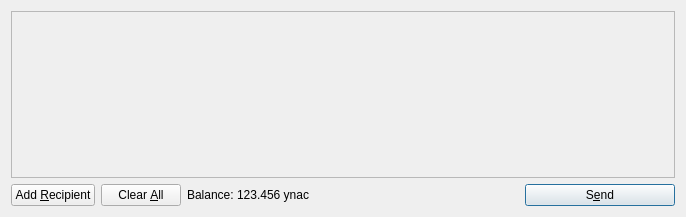
<?xml version="1.0" encoding="UTF-8"?>
<ui version="4.0">
 <class>SendCoinsDialog</class>
 <widget class="QDialog" name="SendCoinsDialog">
  <property name="geometry">
   <rect>
    <x>0</x>
    <y>0</y>
    <width>686</width>
    <height>217</height>
   </rect>
  </property>
  <property name="windowTitle">
   <string>Send Coins</string>
  </property>
  <layout class="QVBoxLayout" name="verticalLayout">
   <item>
    <widget class="QScrollArea" name="scrollArea">
     <property name="widgetResizable">
      <bool>true</bool>
     </property>
     <widget class="QWidget" name="scrollAreaWidgetContents">
      <property name="geometry">
       <rect>
        <x>0</x>
        <y>0</y>
        <width>666</width>
        <height>165</height>
       </rect>
      </property>
      <layout class="QVBoxLayout" name="verticalLayout_2">
       <property name="margin">
        <number>0</number>
       </property>
       <item>
        <layout class="QVBoxLayout" name="entries">
         <property name="spacing">
          <number>6</number>
         </property>
        </layout>
       </item>
       <item>
        <spacer name="verticalSpacer">
         <property name="orientation">
          <enum>Qt::Vertical</enum>
         </property>
         <property name="sizeHint" stdset="0">
          <size>
           <width>20</width>
           <height>40</height>
          </size>
         </property>
        </spacer>
       </item>
      </layout>
     </widget>
    </widget>
   </item>
   <item>
    <layout class="QHBoxLayout" name="horizontalLayout">
     <item>
      <widget class="QPushButton" name="addButton">
       <property name="toolTip">
        <string>Send to multiple recipients at once</string>
       </property>
       <property name="text">
        <string>Add &amp;Recipient</string>
       </property>
       <property name="icon">
        <iconset resource="../bitcoin.qrc">
         <normaloff>:/icons/add</normaloff>:/icons/add</iconset>
       </property>
       <property name="autoDefault">
        <bool>false</bool>
       </property>
      </widget>
     </item>
     <item>
      <widget class="QPushButton" name="clearButton">
       <property name="sizePolicy">
        <sizepolicy hsizetype="Minimum" vsizetype="Fixed">
         <horstretch>0</horstretch>
         <verstretch>0</verstretch>
        </sizepolicy>
       </property>
       <property name="toolTip">
        <string>Remove all transaction fields</string>
       </property>
       <property name="text">
        <string>Clear &amp;All</string>
       </property>
       <property name="icon">
        <iconset resource="../bitcoin.qrc">
         <normaloff>:/icons/remove</normaloff>:/icons/remove</iconset>
       </property>
       <property name="autoRepeatDelay">
        <number>300</number>
       </property>
       <property name="autoDefault">
        <bool>false</bool>
       </property>
      </widget>
     </item>
     <item>
      <layout class="QHBoxLayout" name="horizontalLayout_2">
       <property name="spacing">
        <number>3</number>
       </property>
       <item>
        <widget class="QLabel" name="label">
         <property name="text">
          <string>Balance:</string>
         </property>
        </widget>
       </item>
       <item>
        <widget class="QLabel" name="labelBalance">
         <property name="cursor">
          <cursorShape>IBeamCursor</cursorShape>
         </property>
         <property name="text">
          <string>123.456 ynac</string>
         </property>
         <property name="textInteractionFlags">
          <set>Qt::LinksAccessibleByMouse|Qt::TextSelectableByKeyboard|Qt::TextSelectableByMouse</set>
         </property>
        </widget>
       </item>
      </layout>
     </item>
     <item>
      <spacer name="horizontalSpacer">
       <property name="orientation">
        <enum>Qt::Horizontal</enum>
       </property>
       <property name="sizeHint" stdset="0">
        <size>
         <width>40</width>
         <height>20</height>
        </size>
       </property>
      </spacer>
     </item>
     <item>
      <widget class="QPushButton" name="sendButton">
       <property name="minimumSize">
        <size>
         <width>150</width>
         <height>0</height>
        </size>
       </property>
       <property name="toolTip">
        <string>Confirm the send action</string>
       </property>
       <property name="text">
        <string>S&amp;end</string>
       </property>
       <property name="icon">
        <iconset resource="../bitcoin.qrc">
         <normaloff>:/icons/send</normaloff>:/icons/send</iconset>
       </property>
       <property name="default">
        <bool>true</bool>
       </property>
      </widget>
     </item>
    </layout>
   </item>
  </layout>
 </widget>
 <resources>
  <include location="../bitcoin.qrc"/>
 </resources>
 <connections/>
</ui>
